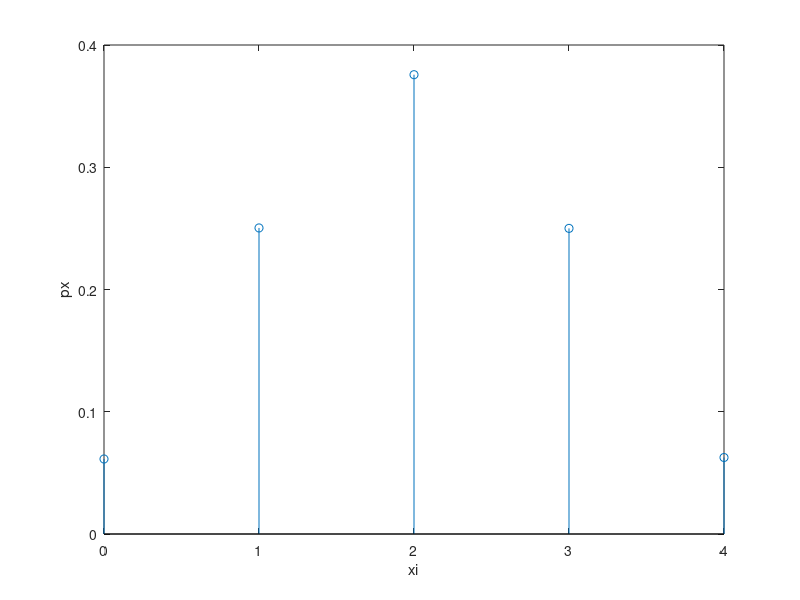

Recreate this plot in MATLAB.
%%                      a

N = 1e5;
lancamentos = 4;
xi = 0:4; % numero de dif variaveis
px = zeros(1,5);  % probabilidades

experiencias = randi(0:1, lancamentos, N);
%ou experiencias = rand(lancamentos, N)> 0.5

for i = 1:length(px)
    	px(i) = sum(sum(experiencias) == i-1) / N;
end

stem(xi, px)
xlabel('xi')
ylabel('px')

%% b 

N = 1e5;
lancaments = 4;
xi = 0:4; % numero de dif variaveis
px = zeros(1,5);  % probabilidades
experiencias = randi(0:1, 4, N);

coroas = sum(experiencias);

for i = 1:N
    if(coroas(i) == 0)
        px(1) = px(1) + 1;
    end
    if(coroas(i) == 1)
        px(2) = px(2) + 1;
    end
    if(coroas(i) == 2)
        px(3) = px(3) + 1;
    end
    if(coroas(i) == 3)
        px(4) = px(4) + 1;
    end
    if(coroas(i) == 4)
        px(5) = px(5) + 1;
    end
end

for i = 1:length(px)
    px(i) = px(i)/N;
end

%valor esperado
valor_esperado = 0;
for i = xi
    valor_esperado = valor_esperado + i * px(i+1);
end

fprintf("valor_esperado-> %f\n",valor_esperado);

%variancia
variancia = 0;
for i = xi
    variancia = variancia + (i - valor_esperado).^2 * px(i + 1);
end

fprintf("variancia-> %f\n",variancia);


%desvio padrao

desvio_padrao = variancia .^ 0.5;

fprintf("desvio_padrao-> %f\n",desvio_padrao);
